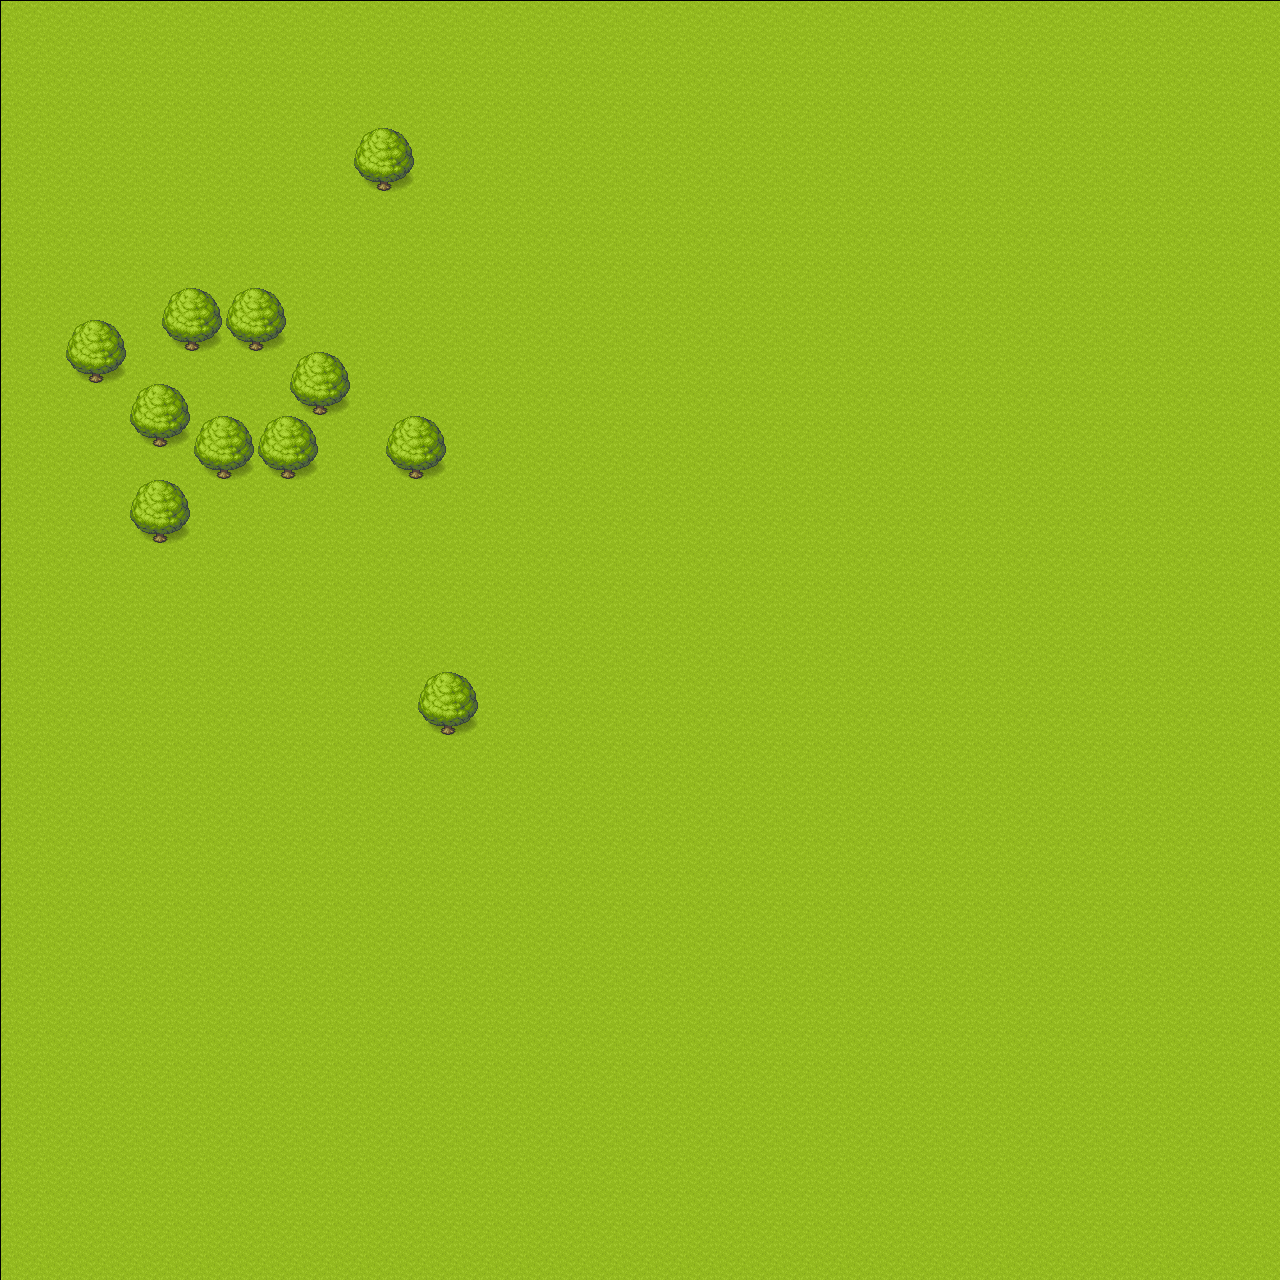

This game map was drawn from its Tiled (.tmx) file and the tilesets committed beside it. A one-line description and the trimmed map source follow:
An orthogonal 40x40 tile map with 32x32 px tiles, 2 tile layers (Tile Layer 1, Tile Layer 2) and 3 objects (start, EV-1, EV-2).

<map version="1.10" tiledversion="1.11.2" orientation="orthogonal" renderorder="right-down" width="40" height="40" tilewidth="32" tileheight="32" infinite="0" nextlayerid="11" nextobjectid="33">
 <tileset firstgid="1" source="tileset.tsx" />
 <layer id="8" name="Tile Layer 1" width="40" height="40" offsetx="1.70337" offsety="1.70337">
  <data>[1600 cells, 1600 non-empty, 1 distinct tile ids]</data>
 </layer>
 <layer id="10" name="Tile Layer 2" width="40" height="40">
  <data>[1600 cells, 44 non-empty, 4 distinct tile ids]</data>
 </layer>
 <objectgroup id="9" name="Object Layer 1">
  <object id="30" name="start" x="156" y="220">
   <point />
  </object>
  <object id="31" name="EV-1" x="571" y="417">
   <point />
  </object>
  <object id="32" name="EV-2" x="500" y="351">
   <point />
  </object>
 </objectgroup>
</map>
